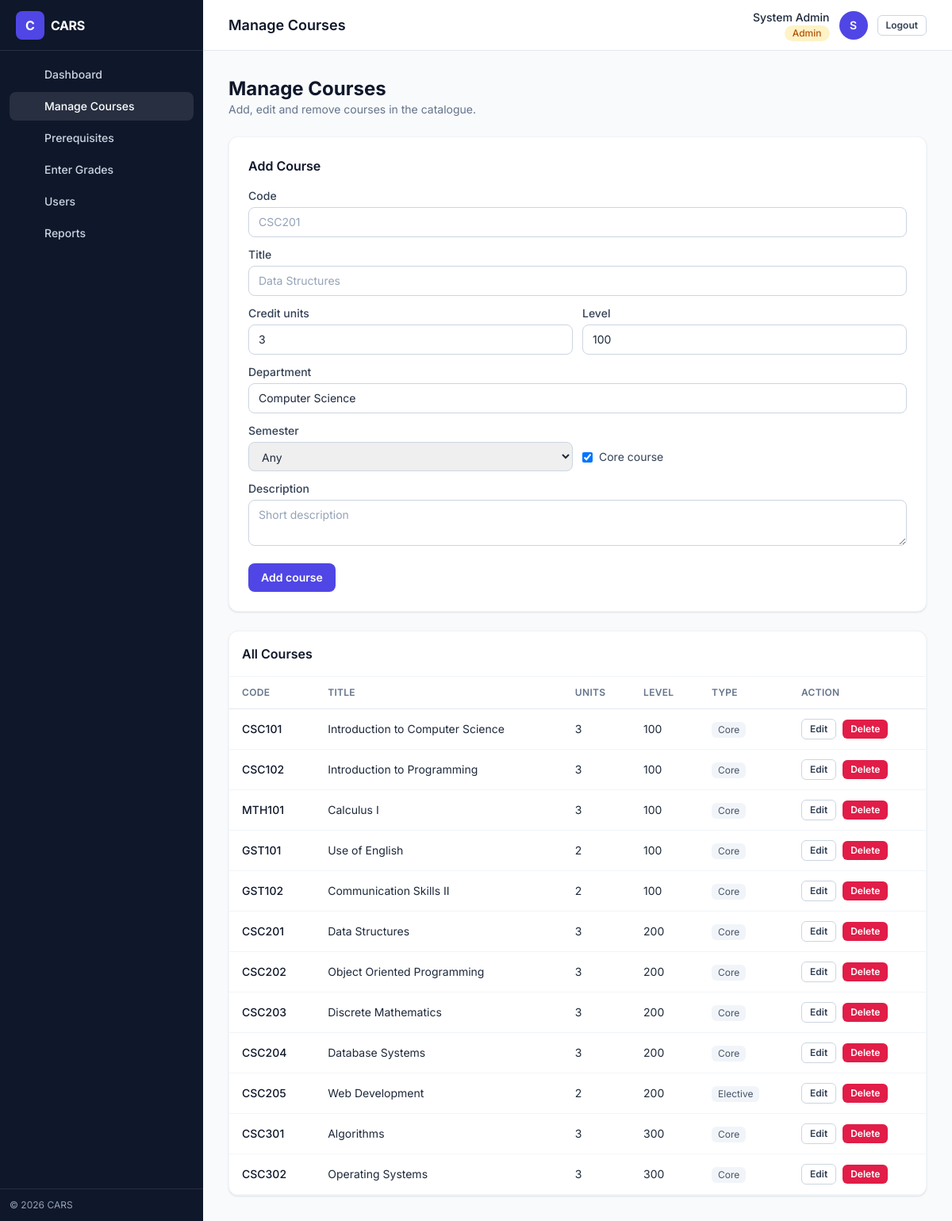
The app's page /frontend/pages/admin_courses.php (signed in) with its own data.
### tables this page shows
CREATE TABLE courses (
    id INT AUTO_INCREMENT PRIMARY KEY,
    code VARCHAR(20) NOT NULL UNIQUE,
    title VARCHAR(150) NOT NULL,
    credit_unit INT NOT NULL,
    department VARCHAR(100) NOT NULL,
    level VARCHAR(20) NOT NULL DEFAULT '100',
    semester ENUM('first', 'second', 'any') NOT NULL DEFAULT 'any',
    is_core TINYINT(1) NOT NULL DEFAULT 1,
    description TEXT NULL
);

### backend/config/database.php (called while the page is built, shortened)
<?php
function get_db_connection() {
    $conn = new mysqli(DB_HOST, DB_USER, DB_PASS, DB_NAME);
    $conn->set_charset('utf8mb4');
    return $conn;
}
?>

### backend/models/CourseModel.php (called while the page is built, shortened)
<?php
require_once __DIR__ . '/../config/database.php';
class CourseModel {
    private $conn;
    public function __construct() {
        $this->conn = get_db_connection();
    }
    public function getAll($department = null) {
        if ($department) {
            $stmt = $this->conn->prepare("SELECT * FROM courses WHERE department = ?");
            $stmt->bind_param("s", $department);
            $stmt->execute();
            return $stmt->get_result();
        } else {
            return $this->conn->query("SELECT * FROM courses");
        }
    }
}

### frontend/pages/admin_courses.php (the view, shortened to what this page needs)
<?php
require_once '../../backend/models/CourseModel.php';
$courseModel = new CourseModel();
$courses = $courseModel->getAll();
$editing = null;
$semesters = ['first' => 'First', 'second' => 'Second', 'any' => 'Any'];
$pageTitle = 'Manage Courses';
include '../partials/shell_open.php';
?>
<div class="mb-6">
  <h2 class="text-2xl font-bold text-slate-900">Manage Courses</h2>
  <p class="text-slate-500 text-sm">Add, edit and remove courses in the catalogue.</p>
</div>
<div class="grid grid-cols-1 xl:grid-cols-3 gap-6">
  <div class="card p-6 xl:col-span-1 h-fit">
    <h3 class="font-semibold text-slate-900 mb-4"><?php echo $editing ? 'Edit Course' : 'Add Course'; ?></h3>
    <form method="POST" action="/backend/controllers/CourseController.php" class="space-y-3">
      <div><label class="label">Code</label><input name="code" class="input" required value="<?php echo htmlspecialchars($editing['code'] ?? ''); ?>" placeholder="CSC201"></div>
      <div><label class="label">Title</label><input name="title" class="input" required value="<?php echo htmlspecialchars($editing['title'] ?? ''); ?>" placeholder="Data Structures"></div>
      <div class="grid grid-cols-2 gap-3">
        <div><label class="label">Credit units</label><input name="credit_unit" type="number" min="1" max="9" class="input" required value="<?php echo htmlspecialchars($editing['credit_unit'] ?? '3'); ?>"></div>
        <div><label class="label">Level</label><input name="level" class="input" required value="<?php echo htmlspecialchars($editing['level'] ?? '100'); ?>" placeholder="200"></div>
      </div>
      <div><label class="label">Department</label><input name="department" class="input" required value="<?php echo htmlspecialchars($editing['department'] ?? 'Computer Science'); ?>"></div>
      <div class="grid grid-cols-2 gap-3 items-end">
        <div><label class="label">Semester</label>
          <select name="semester" class="input">
            <?php foreach ($semesters as $val => $lbl): ?>
              <option value="<?php echo $val; ?>" <?php echo ($editing['semester'] ?? 'any') === $val ? 'selected' : ''; ?>><?php echo $lbl; ?></option>
            <?php endforeach; ?>
          </select>
        </div>
        <label class="flex items-center gap-2 pb-2 text-sm text-slate-700">
          <input type="checkbox" name="is_core" value="1" class="rounded border-slate-300" <?php echo (!isset($editing) || !empty($editing['is_core'])) ? 'checked' : ''; ?>>
          Core course
        </label>
      </div>
      <div><label class="label">Description</label><textarea name="description" class="input" rows="2" placeholder="Short description"><?php echo htmlspecialchars($editing['description'] ?? ''); ?></textarea></div>
      <div class="flex gap-2 pt-1">
        <button type="submit" class="btn-primary"><?php echo $editing ? 'Save changes' : 'Add course'; ?></button>
      </div>
    </form>
  </div>
  <div class="card p-0 overflow-hidden xl:col-span-2">
    <div class="p-4 border-b border-slate-100"><h3 class="font-semibold text-slate-900">All Courses</h3></div>
    <div class="overflow-x-auto">
      <table class="table">
        <thead><tr><th>Code</th><th>Title</th><th>Units</th><th>Level</th><th>Type</th><th>Action</th></tr></thead>
        <tbody>
          <?php if ($courses->num_rows === 0): ?>
            <tr><td colspan="6" class="text-center text-slate-400 py-10">No courses yet.</td></tr>
          <?php else: while ($c = $courses->fetch_assoc()): ?>
            <tr>
              <td class="font-medium text-slate-900"><?php echo htmlspecialchars($c['code']); ?></td>
              <td><?php echo htmlspecialchars($c['title']); ?></td>
              <td><?php echo htmlspecialchars($c['credit_unit']); ?></td>
              <td><?php echo htmlspecialchars($c['level']); ?></td>
              <td><span class="chip"><?php echo !empty($c['is_core']) ? 'Core' : 'Elective'; ?></span></td>
              <td>
                <div class="flex items-center gap-2">
                  <a href="/frontend/pages/admin_courses.php?edit=<?php echo (int) $c['id']; ?>" class="btn-secondary btn-sm">Edit</a>
                  <form method="POST" action="/backend/controllers/CourseController.php" data-confirm="Delete <?php echo htmlspecialchars($c['code']); ?>? This cannot be undone.">
                    <button type="submit" class="btn-danger btn-sm">Delete</button>
                  </form>
                </div>
              </td>
            </tr>
          <?php endwhile; endif; ?>
        </tbody>
      </table>
    </div>
  </div>
</div>
<?php include '../partials/shell_close.php'; ?>

### frontend/partials/head.php (shortened to what this page needs)
<?php
$pageTitle = $pageTitle ?? 'Course Advisory System';
?><!DOCTYPE html>
<html lang="en">
<head>
  <script src="https://cdn.tailwindcss.com"></script>
</head>
<body class="bg-slate-50 text-slate-800 font-sans antialiased">

### frontend/partials/shell_open.php (shortened to what this page needs)
<?php
include __DIR__ . '/head.php';
?>
<div class="min-h-screen md:flex">
  <?php include __DIR__ . '/sidebar.php'; ?>
  <div class="flex-1 flex flex-col min-w-0">
    <?php include __DIR__ . '/topbar.php'; ?>
    <main class="flex-1 p-4 lg:p-8">

### frontend/partials/sidebar.php (shortened to what this page needs)
<?php
$role = $_SESSION['role'] ?? 'student';
$current = basename($_SERVER['PHP_SELF']);
$menus = [
  'student' => [
    ['Dashboard',      'student_dashboard.php', 'home'],
    ['Courses',        'courses.php',           'book'],
    ['Recommendations','recommendations.php',   'sparkles'],
    ['Academic Record','history.php',           'clipboard'],
    ['My Plan',        'plan.php',              'check'],
    ['Reports',        'report.php',            'chart'],
    ['Profile',        'profile.php',           'user'],
  ],
  'advisor' => [
    ['Dashboard', 'advisor_dashboard.php', 'home'],
    ['Courses',   'courses.php',           'book'],
    ['Reports',   'report.php',            'chart'],
  ],
  'admin' => [
    ['Dashboard',      'admin_dashboard.php',     'home'],
    ['Manage Courses', 'admin_courses.php',       'book'],
    ['Prerequisites',  'admin_prerequisites.php', 'link'],
    ['Enter Grades',   'admin_records.php',       'pencil'],
    ['Users',          'admin_users.php',         'users'],
    ['Reports',        'report.php',              'chart'],
  ],
];
$menu = $menus[$role] ?? $menus['student'];
?>
<aside id="sidebar" class="fixed inset-y-0 left-0 z-30 w-64 -translate-x-full md:translate-x-0 md:static md:flex md:flex-col bg-slate-900 text-white transition-transform duration-200">
  <div class="flex items-center gap-2 px-5 h-16 border-b border-white/10">
    <span class="inline-flex h-9 w-9 items-center justify-center rounded-lg bg-brand-600 font-bold">C</span>
    <span class="font-bold tracking-tight">CARS</span>
  </div>
  <nav class="flex-1 overflow-y-auto p-3 space-y-1">
    <?php foreach ($menu as [$label, $file, $icon]): ?>
      <a href="/frontend/pages/<?php echo $file; ?>"
         class="nav-link <?php echo $current === $file ? 'nav-link-active' : ''; ?>">
        <svg class="w-5 h-5 shrink-0" fill="none" stroke="currentColor" stroke-width="1.6" viewBox="0 0 24 24"><?php echo $icons[$icon]; ?></svg>
        <span><?php echo $label; ?></span>
      </a>
    <?php endforeach; ?>
  </nav>
  <div class="p-3 border-t border-white/10 text-xs text-slate-400">
    &copy; <?php echo date('Y'); ?> CARS
  </div>
</aside>

### frontend/partials/topbar.php (shortened to what this page needs)
<?php
$role = $_SESSION['role'] ?? 'student';
$name = $_SESSION['name'] ?? ucfirst($role);
$initials = strtoupper(substr(trim($name), 0, 1) ?: 'U');
$roleBadge = [
  'student' => 'bg-brand-100 text-brand-700',
  'advisor' => 'bg-emerald-100 text-emerald-700',
  'admin'   => 'bg-amber-100 text-amber-700',
][$role] ?? 'bg-slate-100 text-slate-700';
?>
<header class="topbar sticky top-0 z-10 flex items-center justify-between gap-4 h-16 px-4 lg:px-8 bg-white/90 backdrop-blur border-b border-slate-200">
  <div class="flex items-center gap-3 min-w-0">
    <h1 class="text-lg font-semibold text-slate-900 truncate"><?php echo htmlspecialchars($pageTitle ?? 'Dashboard'); ?></h1>
  </div>
  <div class="flex items-center gap-3">
    <div class="hidden sm:flex flex-col items-end leading-tight">
      <span class="text-sm font-medium text-slate-800"><?php echo htmlspecialchars($name); ?></span>
      <span class="badge <?php echo $roleBadge; ?> capitalize"><?php echo htmlspecialchars($role); ?></span>
    </div>
    <span class="inline-flex h-9 w-9 items-center justify-center rounded-full bg-brand-600 text-white text-sm font-semibold"><?php echo htmlspecialchars($initials); ?></span>
    <a href="/backend/controllers/logout.php" class="btn-secondary btn-sm">Logout</a>
  </div>
</header>

### frontend/partials/shell_close.php
    </main>
  </div>
</div>
<?php include __DIR__ . '/foot.php'; ?>

### frontend/partials/foot.php (shortened to what this page needs)
</body>
</html>

### records on screen
courses: code "CSC101", title "Introduction to Computer Science", credit_unit "3", level "100", is_core "Core"
courses: code "CSC102", title "Introduction to Programming", credit_unit "3", level "100", is_core "Core"
courses: code "MTH101", title "Calculus I", credit_unit "3", level "100", is_core "Core"
courses: code "GST101", title "Use of English", credit_unit "2", level "100", is_core "Core"
courses: code "GST102", title "Communication Skills II", credit_unit "2", level "100", is_core "Core"
courses: code "CSC201", title "Data Structures", credit_unit "3", level "200", is_core "Core"
courses: code "CSC202", title "Object Oriented Programming", credit_unit "3", level "200", is_core "Core"
courses: code "CSC203", title "Discrete Mathematics", credit_unit "3", level "200", is_core "Core"
courses: code "CSC204", title "Database Systems", credit_unit "3", level "200", is_core "Core"
courses: code "CSC205", title "Web Development", credit_unit "2", level "200", is_core "Elective"
courses: code "CSC301", title "Algorithms", credit_unit "3", level "300", is_core "Core"
courses: code "CSC302", title "Operating Systems", credit_unit "3", level "300", is_core "Core"

### other values on screen
$label "Dashboard"
$label "Manage Courses"
$label "Prerequisites"
$label "Enter Grades"
$label "Users"
$label "Reports"
$pageTitle "Manage Courses"
$name "System Admin"
$role "Admin"
$initials "S"
form field semester "Any"
